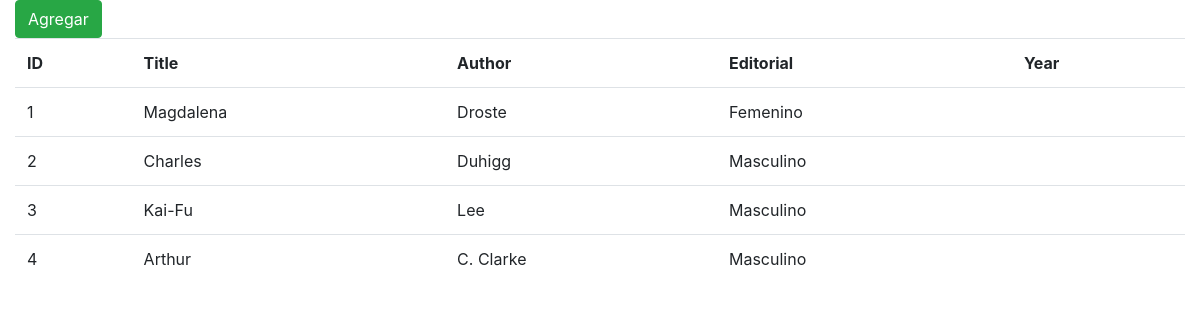
The app's page /authors/list with its own data.
### catalog/models.py (models this page shows, shortened)
class Author(models.Model):
    first_name = models.CharField(max_length=30)
    last_name = models.CharField(max_length=30)
    nationality = models.CharField(max_length=50)
    genere = models.CharField(max_length=15)

### catalog/views.py (the view)
# urls.py: path('authors/list', views.AuthorList.as_view()),
class AuthorList(ListView):
    model = Author

### catalog/templates/catalog/author_list.html
{% extends "layout.html" %}
{% block content %}
    <a href="/catalog/books" class="btn btn-success">Agregar</a>
    <table boder="1" class="table">
        <tr>
            <th>ID</th>
            <th>Title</th>
            <th>Author</th>
            <th>Editorial</th>
            <th>Year</th>
        </tr>
        {% for author in object_list %}
            <tr>
                <td>{{ author.id }}</td>
                <td>{{ author.first_name }}</td>
                <td>{{ author.last_name }}</code></td>
                <td>{{ author.genere }}</td>
                <td>{{ author.nacionality }}</td>
            </tr>
        {% endfor %}
    </table>
{% endblock %}

### catalog/templates/layout.html (shortened to what this page needs)
{% load bootstrap4 %}
<!DOCTYPE html>
<html>
    <head>
        {% bootstrap_css %}
    </head>
    <body>
        <div class="container-fluid">
            {% block content %}
            {% endblock %}
        </div>
    </body>
</html>

### records on screen
Author: id "1", first_name "Magdalena", last_name "Droste", genere "Femenino"
Author: id "2", first_name "Charles", last_name "Duhigg", genere "Masculino"
Author: id "3", first_name "Kai-Fu", last_name "Lee", genere "Masculino"
Author: id "4", first_name "Arthur", last_name "C. Clarke", genere "Masculino"
